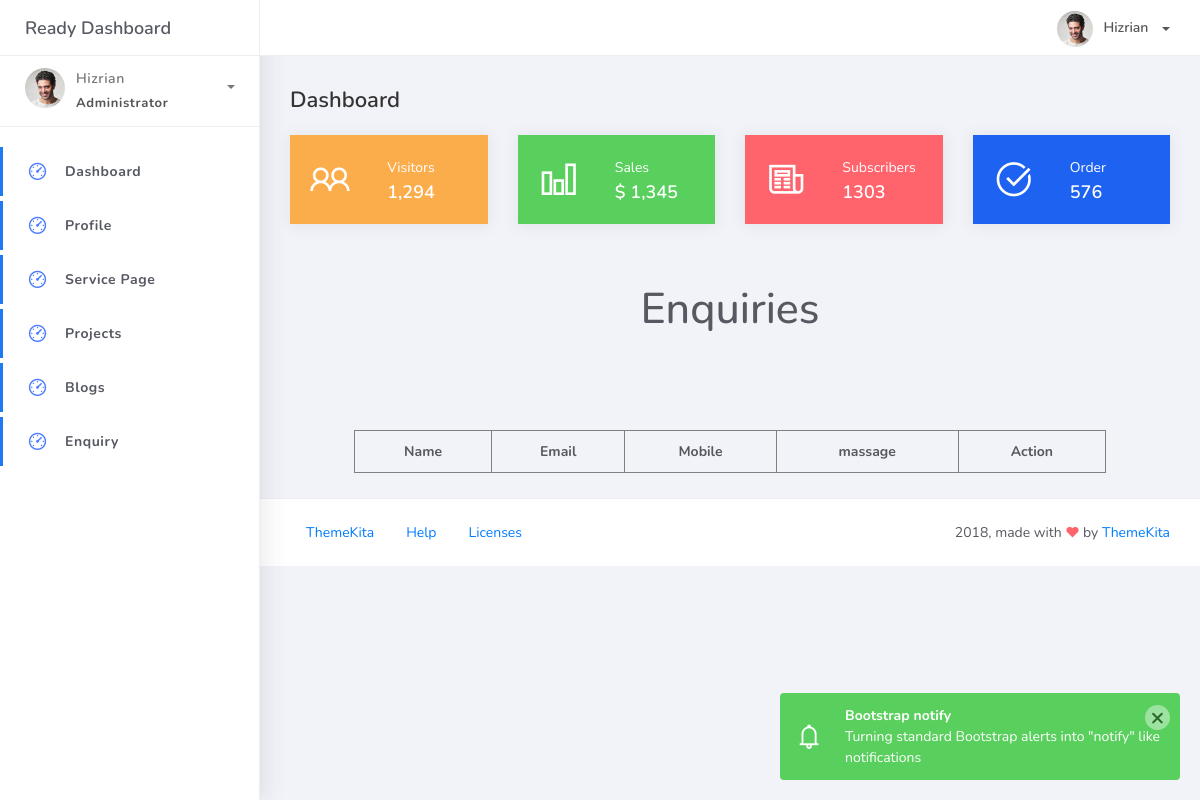
/enquiry/, run on an earlier commit of the app's database.
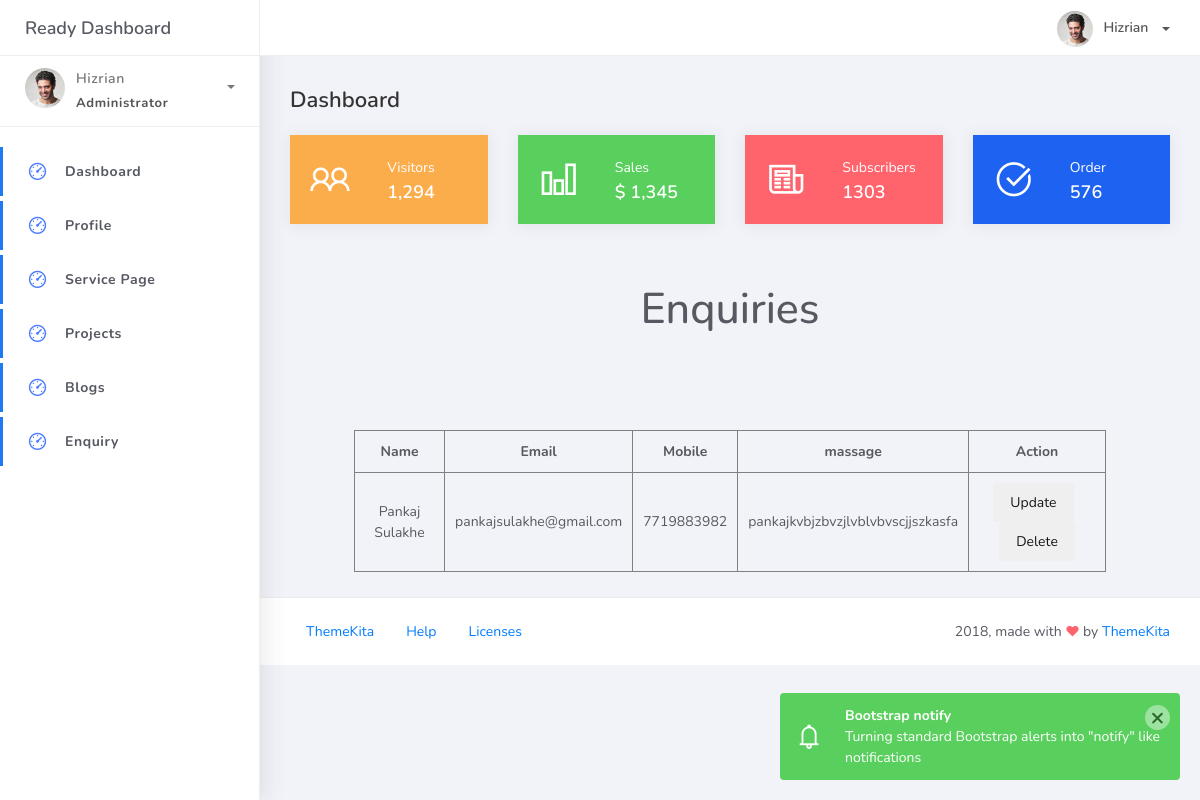
And on a later commit of the database.
### admins/models.py (models this page shows)
class enq(models.Model):
     name = models.TextField(max_length=300)
     email = models.TextField(max_length=300)
     mobile = models.IntegerField(max_length=20)
     massage = models.TextField(max_length=300)

### admins/views.py (the view)
# urls.py: path('enquiry/', adminp.enquiry)
def enquiry(req):
    enq_data = models.enq.objects.all()
    obj = {
        'enq_data':enq_data
    }
    return render(req, "admin_panel/enq.html",obj)

### templates/admin_panel/enq.html
{% include 'admin_panel/navbar.html' %}
<table border="1" cellpadding="10" cellspacing="0" width="80%" style="margin: 10% 0px 25px 10%; text-align: center;">
    <center><h2 style="margin: 0px;">Enquiries</h2></center>
        <tr>
            <th>Name</th>
            <th>Email</th>
            <th>Mobile</th>
            <th>massage</th>
            <th>Action</th>
        </tr>
        {% for e in enq_data %}
        <tr>
            <td>
                {{ e.name }}
            </td>
            <td>{{ e.email }}</td>
            <td>{{ e.mobile }}</td>
            <td>{{ e.massage }}</td>
            <td>
                    <a href="#">
                        <button class="btn btn-update">Update</button>
                    </a>&nbsp;
                    <a href="#">
                        <button class="btn btn-delete">Delete</button>
                    </a>
                </td>
        </tr>
        {% endfor %}
    </table>
{% include 'admin_panel/footer.html' %}

### templates/admin_panel/navbar.html (shortened to what this page needs)
<!DOCTYPE html>
<html>
<head>
	<link rel="stylesheet" href="/static/assets/css/bootstrap.min.css">
	<link rel="stylesheet" href="/static/assets/css/ready.css">
	<link rel="stylesheet" href="/static/assets/css/demo.css">
</head>
<body>
	<div class="main-header">
				<div class="logo-header">
					<a href="index.html" class="logo">
						Ready Dashboard
					</a>
				</div>
				<nav class="navbar navbar-header navbar-expand-lg">
					<div class="container-fluid">
						<ul class="navbar-nav topbar-nav ml-md-auto align-items-center">
							<li class="nav-item dropdown">
								<a class="dropdown-toggle profile-pic" data-toggle="dropdown" href="#"
									aria-expanded="false"> <img src="/static/assets/img/profile.jpg" alt="user-img"
										width="36" class="img-circle"><span>Hizrian</span></span> </a>
							</li>
						</ul>
					</div>
				</nav>
			</div>
	<div class="wrapper">
		<div class="sidebar">
			<div class="scrollbar-inner sidebar-wrapper">
				<div class="user">
					<div class="photo">
						<img src="/static/assets/img/profile.jpg">
					</div>
					<div class="info">
						<a class="" data-toggle="collapse" href="#collapseExample" aria-expanded="true">
							<span>
								Hizrian
								<span class="user-level">Administrator</span>
								<span class="caret"></span>
							</span>
						</a>
					</div>
				</div>
				<ul class="nav">
					<li class="nav-item active">
						<a href="/admin/">
							<i class="la la-dashboard"></i>
							<p>Dashboard</p>
						</a>
					</li>
					<li class="nav-item active">
						<a href="/profile">
							<i class="la la-dashboard"></i>
							<p>Profile</p>
						</a>
					</li>
					<li class="nav-item active">
						<a href="/services">
							<i class="la la-dashboard"></i>
							<p>Service Page</p>
						</a>
					</li>
					<li class="nav-item active">
						<a href="/project">
							<i class="la la-dashboard"></i>
							<p>Projects</p>
						</a>
					</li>
					<li class="nav-item active">
						<a href="/blogs">
							<i class="la la-dashboard"></i>
							<p>Blogs</p>
						</a>
					</li>
					<li class="nav-item active">
						<a href="/enquiry">
							<i class="la la-dashboard"></i>
							<p>Enquiry</p>
						</a>
					</li>
				</ul>
			</div>
		</div>
		<div class="main-panel">
			<div class="content">
				<div class="container-fluid">
					<h4 class="page-title">Dashboard</h4>
					<div class="row">
						<div class="col-md-3">
							<div class="card card-stats card-warning">
								<div class="card-body ">
									<div class="row">
										<div class="col-5">
											<div class="icon-big text-center">
												<i class="la la-users"></i>
											</div>
										</div>
										<div class="col-7 d-flex align-items-center">
											<div class="numbers">
												<p class="card-category">Visitors</p>
												<h4 class="card-title">1,294</h4>
											</div>
										</div>
									</div>
								</div>
							</div>
						</div>
						<div class="col-md-3">
							<div class="card card-stats card-success">
								<div class="card-body ">
									<div class="row">
										<div class="col-5">
											<div class="icon-big text-center">
												<i class="la la-bar-chart"></i>
											</div>
										</div>
										<div class="col-7 d-flex align-items-center">
											<div class="numbers">
												<p class="card-category">Sales</p>
												<h4 class="card-title">$ 1,345</h4>
											</div>
										</div>
									</div>
								</div>
							</div>
						</div>
						<div class="col-md-3">
							<div class="card card-stats card-danger">
								<div class="card-body">
									<div class="row">
										<div class="col-5">
											<div class="icon-big text-center">
												<i class="la la-newspaper-o"></i>
											</div>
										</div>
										<div class="col-7 d-flex align-items-center">
											<div class="numbers">
												<p class="card-category">Subscribers</p>
												<h4 class="card-title">1303</h4>
											</div>
										</div>
									</div>
								</div>
							</div>
						</div>
						<div class="col-md-3">
							<div class="card card-stats card-primary">
								<div class="card-body ">
									<div class="row">
										<div class="col-5">
											<div class="icon-big text-center">
												<i class="la la-check-circle"></i>
											</div>
										</div>
										<div class="col-7 d-flex align-items-center">
											<div class="numbers">
												<p class="card-category">Order</p>
												<h4 class="card-title">576</h4>
											</div>
										</div>
									</div>
								</div>
							</div>
						</div>
					</div>
				</div>
			</div>

### templates/admin_panel/footer.html (shortened to what this page needs)
<footer class="footer">
					<div class="container-fluid">
						<nav class="pull-left">
							<ul class="nav">
								<li class="nav-item">
									<a class="nav-link" href="http://www.themekita.com">
										ThemeKita
									</a>
								</li>
								<li class="nav-item">
									<a class="nav-link" href="#">
										Help
									</a>
								</li>
								<li class="nav-item">
									<a class="nav-link" href="https://themewagon.com/license/#free-item">
										Licenses
									</a>
								</li>
							</ul>
						</nav>
						<div class="copyright ml-auto">
							2018, made with <i class="la la-heart heart text-danger"></i> by <a href="http://www.themekita.com">ThemeKita</a>
						</div>
					</div>
				</footer>
			</div>
		</div>
</body>
</html>

What changed in the data, as far as the page shows it:
added enq: name "Pankaj Sulakhe", email "pankajsulakhe@gmail.com", mobile "7719883982", massage "pankajkvbjzbvzjlvblvbvscjjszkasfa"
